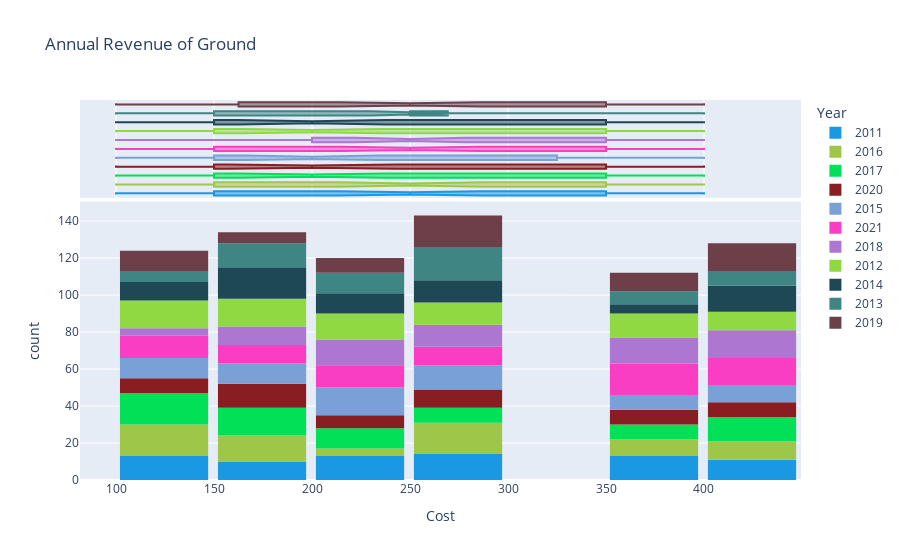

This figure's notebook cell:
### Code cell
col_dis_seq = []
for i in range(0,11):
    col_dis_seq.append(randomColor())
fig = px.histogram(groundOwner1_df, 
                   x='Cost', 
                   marginal='box', 
                   color='Year', 
                   color_discrete_sequence=col_dis_seq, 
                   title='Annual Revenue of Ground')
fig.update_layout(bargap=0.1)
fig.show()

### Figure 1 — Plotly figure (JSON) as saved in the notebook; plotly's stock layout.template omitted (floating-point values rounded to 4 significant figures)
{"data": [{"alignmentgroup": "True", "bingroup": "x", "hovertemplate": "Year=2011<br>Cost=%{x}<br>count=%{y}<extra></extra>", "legendgroup": "2011", "marker": {"color": "#1B98E2", "pattern": {"shape": ""}}, "name": "2011", "offsetgroup": "2011", "orientation": "v", "showlegend": true, "type": "histogram", "x": [150, 350, 350, 250, 250, 100, 250, 200, 200, 350, 400, 200, 200, 400, 250, 250, 150, 200, 100, 100, 350, 350, 250, 250, 350, 400, 200, 150, 400, 350, 100, 250, 150, 350, 100, 400, 350, 400, 100, 100, 200, 400, 100, 250, 150, 350, 200, 250, 150, 400, 250, 400, 350, 100, 200, 250, 150, 150, 350, 200, 350, 400, 200, 200, 100, 150, 150, 100, 250, 100, 200, 400, 100, 250], "xaxis": "x", "yaxis": "y"}, {"alignmentgroup": "True", "hovertemplate": "Year=2011<br>Cost=%{x}<extra></extra>", "legendgroup": "2011", "marker": {"color": "#1B98E2"}, "name": "2011", "notched": true, "offsetgroup": "2011", "showlegend": false, "type": "box", "x": [150, 350, 350, 250, 250, 100, 250, 200, 200, 350, 400, 200, 200, 400, 250, 250, 150, 200, 100, 100, 350, 350, 250, 250, 350, 400, 200, 150, 400, 350, 100, 250, 150, 350, 100, 400, 350, 400, 100, 100, 200, 400, 100, 250, 150, 350, 200, 250, 150, 400, 250, 400, 350, 100, 200, 250, 150, 150, 350, 200, 350, 400, 200, 200, 100, 150, 150, 100, 250, 100, 200, 400, 100, 250], "xaxis": "x2", "yaxis": "y2"}, {"alignmentgroup": "True", "bingroup": "x", "hovertemplate": "Year=2016<br>Cost=%{x}<br>count=%{y}<extra></extra>", "legendgroup": "2016", "marker": {"color": "#9EC74A", "pattern": {"shape": ""}}, "name": "2016", "offsetgroup": "2016", "orientation": "v", "showlegend": true, "type": "histogram", "x": [400, 150, 250, 150, 350, 400, 250, 150, 100, 150, 100, 150, 150, 200, 400, 100, 350, 400, 250, 150, 400, 100, 100, 150, 250, 250, 150, 150, 400, 400, 100, 250, 100, 350, 350, 350, 100, 350, 250, 250, 250, 100, 200, 200, 250, 400, 250, 150, 150, 400, 250, 100, 100, 250, 350, 100, 250, 250, 100, 100, 150, 200, 100, 350, 350, 250, 100, 400, 250, 100, 150], "xaxis": "x", "yaxis": "y"}, {"alignmentgroup": "True", "hovertemplate": "Year=2016<br>Cost=%{x}<extra></extra>", "legendgroup": "2016", "marker": {"color": "#9EC74A"}, "name": "2016", "notched": true, "offsetgroup": "2016", "showlegend": false, "type": "box", "x": [400, 150, 250, 150, 350, 400, 250, 150, 100, 150, 100, 150, 150, 200, 400, 100, 350, 400, 250, 150, 400, 100, 100, 150, 250, 250, 150, 150, 400, 400, 100, 250, 100, 350, 350, 350, 100, 350, 250, 250, 250, 100, 200, 200, 250, 400, 250, 150, 150, 400, 250, 100, 100, 250, 350, 100, 250, 250, 100, 100, 150, 200, 100, 350, 350, 250, 100, 400, 250, 100, 150], "xaxis": "x2", "yaxis": "y2"}, {"alignmentgroup": "True", "bingroup": "x", "hovertemplate": "Year=2017<br>Cost=%{x}<br>count=%{y}<extra></extra>", "legendgroup": "2017", "marker": {"color": "#02E058", "pattern": {"shape": ""}}, "name": "2017", "offsetgroup": "2017", "orientation": "v", "showlegend": true, "type": "histogram", "x": [200, 150, 350, 250, 150, 200, 150, 200, 100, 200, 100, 100, 400, 250, 150, 100, 250, 400, 200, 150, 400, 400, 150, 350, 150, 100, 350, 150, 400, 100, 400, 100, 250, 250, 150, 200, 400, 100, 250, 100, 150, 200, 400, 350, 250, 100, 350, 200, 100, 100, 400, 100, 150, 100, 150, 400, 200, 400, 200, 150, 100, 400, 400, 150, 200, 250, 100, 350, 150, 350, 350, 100], "xaxis": "x", "yaxis": "y"}, {"alignmentgroup": "True", "hovertemplate": "Year=2017<br>Cost=%{x}<extra></extra>", "legendgroup": "2017", "marker": {"color": "#02E058"}, "name": "2017", "notched": true, "offsetgroup": "2017", "showlegend": false, "type": "box", "x": [200, 150, 350, 250, 150, 200, 150, 200, 100, 200, 100, 100, 400, 250, 150, 100, 250, 400, 200, 150, 400, 400, 150, 350, 150, 100, 350, 150, 400, 100, 400, 100, 250, 250, 150, 200, 400, 100, 250, 100, 150, 200, 400, 350, 250, 100, 350, 200, 100, 100, 400, 100, 150, 100, 150, 400, 200, 400, 200, 150, 100, 400, 400, 150, 200, 250, 100, 350, 150, 350, 350, 100], "xaxis": "x2", "yaxis": "y2"}, {"alignmentgroup": "True", "bingroup": "x", "hovertemplate": "Year=2020<br>Cost=%{x}<br>count=%{y}<extra></extra>", "legendgroup": "2020", "marker": {"color": "#881D22", "pattern": {"shape": ""}}, "name": "2020", "offsetgroup": "2020", "orientation": "v", "showlegend": true, "type": "histogram", "x": [150, 400, 150, 350, 350, 350, 100, 100, 250, 350, 100, 400, 150, 400, 250, 200, 100, 400, 250, 250, 150, 250, 150, 150, 400, 150, 400, 100, 350, 400, 200, 200, 100, 400, 200, 350, 200, 150, 150, 350, 250, 350, 150, 200, 250, 150, 150, 100, 250, 250, 150, 100, 250, 200], "xaxis": "x", "yaxis": "y"}, {"alignmentgroup": "True", "hovertemplate": "Year=2020<br>Cost=%{x}<extra></extra>", "legendgroup": "2020", "marker": {"color": "#881D22"}, "name": "2020", "notched": true, "offsetgroup": "2020", "showlegend": false, "type": "box", "x": [150, 400, 150, 350, 350, 350, 100, 100, 250, 350, 100, 400, 150, 400, 250, 200, 100, 400, 250, 250, 150, 250, 150, 150, 400, 150, 400, 100, 350, 400, 200, 200, 100, 400, 200, 350, 200, 150, 150, 350, 250, 350, 150, 200, 250, 150, 150, 100, 250, 250, 150, 100, 250, 200], "xaxis": "x2", "yaxis": "y2"}, {"alignmentgroup": "True", "bingroup": "x", "hovertemplate": "Year=2015<br>Cost=%{x}<br>count=%{y}<extra></extra>", "legendgroup": "2015", "marker": {"color": "#79A1D7", "pattern": {"shape": ""}}, "name": "2015", "offsetgroup": "2015", "orientation": "v", "showlegend": true, "type": "histogram", "x": [400, 200, 100, 400, 200, 400, 200, 400, 350, 150, 250, 250, 350, 400, 150, 400, 150, 350, 100, 400, 150, 250, 250, 250, 200, 350, 350, 200, 350, 200, 250, 150, 100, 200, 100, 400, 350, 100, 200, 200, 150, 250, 250, 250, 100, 100, 200, 250, 200, 150, 150, 150, 200, 200, 100, 100, 250, 250, 400, 200, 250, 200, 100, 350, 150, 150, 100], "xaxis": "x", "yaxis": "y"}, {"alignmentgroup": "True", "hovertemplate": "Year=2015<br>Cost=%{x}<extra></extra>", "legendgroup": "2015", "marker": {"color": "#79A1D7"}, "name": "2015", "notched": true, "offsetgroup": "2015", "showlegend": false, "type": "box", "x": [400, 200, 100, 400, 200, 400, 200, 400, 350, 150, 250, 250, 350, 400, 150, 400, 150, 350, 100, 400, 150, 250, 250, 250, 200, 350, 350, 200, 350, 200, 250, 150, 100, 200, 100, 400, 350, 100, 200, 200, 150, 250, 250, 250, 100, 100, 200, 250, 200, 150, 150, 150, 200, 200, 100, 100, 250, 250, 400, 200, 250, 200, 100, 350, 150, 150, 100], "xaxis": "x2", "yaxis": "y2"}, {"alignmentgroup": "True", "bingroup": "x", "hovertemplate": "Year=2021<br>Cost=%{x}<br>count=%{y}<extra></extra>", "legendgroup": "2021", "marker": {"color": "#F93EC3", "pattern": {"shape": ""}}, "name": "2021", "offsetgroup": "2021", "orientation": "v", "showlegend": true, "type": "histogram", "x": [100, 100, 100, 100, 250, 350, 400, 350, 350, 150, 250, 400, 350, 100, 150, 350, 200, 250, 400, 350, 400, 350, 150, 100, 400, 400, 200, 200, 400, 350, 400, 100, 400, 350, 350, 150, 250, 150, 100, 250, 200, 250, 200, 350, 150, 200, 250, 200, 400, 250, 350, 100, 400, 150, 100, 150, 400, 150, 400, 400, 350, 200, 250, 350, 400, 100, 250, 200, 100, 200, 350, 350, 200, 150, 200, 350], "xaxis": "x", "yaxis": "y"}, {"alignmentgroup": "True", "hovertemplate": "Year=2021<br>Cost=%{x}<extra></extra>", "legendgroup": "2021", "marker": {"color": "#F93EC3"}, "name": "2021", "notched": true, "offsetgroup": "2021", "showlegend": false, "type": "box", "x": [100, 100, 100, 100, 250, 350, 400, 350, 350, 150, 250, 400, 350, 100, 150, 350, 200, 250, 400, 350, 400, 350, 150, 100, 400, 400, 200, 200, 400, 350, 400, 100, 400, 350, 350, 150, 250, 150, 100, 250, 200, 250, 200, 350, 150, 200, 250, 200, 400, 250, 350, 100, 400, 150, 100, 150, 400, 150, 400, 400, 350, 200, 250, 350, 400, 100, 250, 200, 100, 200, 350, 350, 200, 150, 200, 350], "xaxis": "x2", "yaxis": "y2"}, {"alignmentgroup": "True", "bingroup": "x", "hovertemplate": "Year=2018<br>Cost=%{x}<br>count=%{y}<extra></extra>", "legendgroup": "2018", "marker": {"color": "#AD76D1", "pattern": {"shape": ""}}, "name": "2018", "offsetgroup": "2018", "orientation": "v", "showlegend": true, "type": "histogram", "x": [200, 200, 100, 400, 250, 200, 250, 200, 150, 350, 350, 400, 200, 150, 350, 250, 150, 250, 350, 350, 400, 400, 350, 100, 200, 400, 250, 400, 400, 350, 400, 400, 400, 150, 150, 200, 200, 350, 150, 150, 200, 250, 150, 350, 400, 350, 100, 250, 350, 150, 400, 250, 400, 350, 400, 150, 400, 250, 250, 250, 200, 100, 200, 200, 250, 200, 200, 350, 350], "xaxis": "x", "yaxis": "y"}, {"alignmentgroup": "True", "hovertemplate": "Year=2018<br>Cost=%{x}<extra></extra>", "legendgroup": "2018", "marker": {"color": "#AD76D1"}, "name": "2018", "notched": true, "offsetgroup": "2018", "showlegend": false, "type": "box", "x": [200, 200, 100, 400, 250, 200, 250, 200, 150, 350, 350, 400, 200, 150, 350, 250, 150, 250, 350, 350, 400, 400, 350, 100, 200, 400, 250, 400, 400, 350, 400, 400, 400, 150, 150, 200, 200, 350, 150, 150, 200, 250, 150, 350, 400, 350, 100, 250, 350, 150, 400, 250, 400, 350, 400, 150, 400, 250, 250, 250, 200, 100, 200, 200, 250, 200, 200, 350, 350], "xaxis": "x2", "yaxis": "y2"}, {"alignmentgroup": "True", "bingroup": "x", "hovertemplate": "Year=2012<br>Cost=%{x}<br>count=%{y}<extra></extra>", "legendgroup": "2012", "marker": {"color": "#90D943", "pattern": {"shape": ""}}, "name": "2012", "offsetgroup": "2012", "orientation": "v", "showlegend": true, "type": "histogram", "x": [250, 100, 200, 200, 250, 400, 250, 400, 150, 150, 200, 250, 400, 100, 400, 150, 200, 350, 200, 400, 150, 350, 350, 200, 350, 200, 350, 100, 200, 250, 150, 200, 200, 150, 150, 400, 350, 150, 200, 350, 350, 200, 250, 100, 100, 250, 350, 350, 400, 250, 250, 250, 100, 150, 100, 150, 150, 100, 150, 350, 350, 200, 150, 100, 100, 100, 350, 150, 150, 250, 100, 200, 100, 100, 250, 400, 400, 100, 400], "xaxis": "x", "yaxis": "y"}, {"alignmentgroup": "True", "hovertemplate": "Year=2012<br>Cost=%{x}<extra></extra>", "legendgroup": "2012", "marker": {"color": "#90D943"}, "name": "2012", "notched": true, "offsetgroup": "2012", "showlegend": false, "type": "box", "x": [250, 100, 200, 200, 250, 400, 250, 400, 150, 150, 200, 250, 400, 100, 400, 150, 200, 350, 200, 400, 150, 350, 350, 200, 350, 200, 350, 100, 200, 250, 150, 200, 200, 150, 150, 400, 350, 150, 200, 350, 350, 200, 250, 100, 100, 250, 350, 350, 400, 250, 250, 250, 100, 150, 100, 150, 150, 100, 150, 350, 350, 200, 150, 100, 100, 100, 350, 150, 150, 250, 100, 200, 100, 100, 250, 400, 400, 100, 400], "xaxis": "x2", "yaxis": "y2"}, {"alignmentgroup": "True", "bingroup": "x", "hovertemplate": "Year=2014<br>Cost=%{x}<br>count=%{y}<extra></extra>", "legendgroup": "2014", "marker": {"color": "#1F4855", "pattern": {"shape": ""}}, "name": "2014", "offsetgroup": "2014", "orientation": "v", "showlegend": true, "type": "histogram", "x": [400, 100, 200, 350, 400, 200, 350, 150, 150, 100, 150, 350, 400, 150, 250, 150, 400, 200, 200, 400, 150, 150, 200, 150, 100, 350, 400, 350, 200, 150, 150, 250, 150, 100, 200, 250, 200, 100, 250, 150, 150, 400, 150, 250, 250, 100, 250, 250, 400, 200, 100, 400, 100, 400, 250, 400, 400, 200, 100, 400, 250, 150, 150, 100, 400, 150, 250, 200, 250], "xaxis": "x", "yaxis": "y"}, {"alignmentgroup": "True", "hovertemplate": "Year=2014<br>Cost=%{x}<extra></extra>", "legendgroup": "2014", "marker": {"color": "#1F4855"}, "name": "2014", "notched": true, "offsetgroup": "2014", "showlegend": false, "type": "box", "x": [400, 100, 200, 350, 400, 200, 350, 150, 150, 100, 150, 350, 400, 150, 250, 150, 400, 200, 200, 400, 150, 150, 200, 150, 100, 350, 400, 350, 200, 150, 150, 250, 150, 100, 200, 250, 200, 100, 250, 150, 150, 400, 150, 250, 250, 100, 250, 250, 400, 200, 100, 400, 100, 400, 250, 400, 400, 200, 100, 400, 250, 150, 150, 100, 400, 150, 250, 200, 250], "xaxis": "x2", "yaxis": "y2"}, {"alignmentgroup": "True", "bingroup": "x", "hovertemplate": "Year=2013<br>Cost=%{x}<br>count=%{y}<extra></extra>", "legendgroup": "2013", "marker": {"color": "#3E8583", "pattern": {"shape": ""}}, "name": "2013", "offsetgroup": "2013", "orientation": "v", "showlegend": true, "type": "histogram", "x": [350, 150, 350, 100, 200, 400, 250, 250, 200, 150, 250, 150, 100, 250, 200, 250, 200, 250, 250, 250, 150, 350, 400, 250, 400, 250, 150, 350, 150, 250, 400, 100, 100, 250, 250, 350, 250, 200, 350, 150, 150, 400, 200, 400, 250, 150, 150, 150, 350, 400, 150, 250, 200, 150, 200, 100, 200, 250, 200, 400, 200, 100, 250], "xaxis": "x", "yaxis": "y"}, {"alignmentgroup": "True", "hovertemplate": "Year=2013<br>Cost=%{x}<extra></extra>", "legendgroup": "2013", "marker": {"color": "#3E8583"}, "name": "2013", "notched": true, "offsetgroup": "2013", "showlegend": false, "type": "box", "x": [350, 150, 350, 100, 200, 400, 250, 250, 200, 150, 250, 150, 100, 250, 200, 250, 200, 250, 250, 250, 150, 350, 400, 250, 400, 250, 150, 350, 150, 250, 400, 100, 100, 250, 250, 350, 250, 200, 350, 150, 150, 400, 200, 400, 250, 150, 150, 150, 350, 400, 150, 250, 200, 150, 200, 100, 200, 250, 200, 400, 200, 100, 250], "xaxis": "x2", "yaxis": "y2"}, {"alignmentgroup": "True", "bingroup": "x", "hovertemplate": "Year=2019<br>Cost=%{x}<br>count=%{y}<extra></extra>", "legendgroup": "2019", "marker": {"color": "#6C3F49", "pattern": {"shape": ""}}, "name": "2019", "offsetgroup": "2019", "orientation": "v", "showlegend": true, "type": "histogram", "x": [350, 400, 250, 100, 250, 100, 250, 250, 350, 350, 350, 250, 250, 400, 400, 200, 400, 100, 150, 400, 150, 250, 250, 400, 400, 400, 250, 200, 350, 200, 250, 100, 400, 400, 200, 150, 100, 200, 400, 100, 400, 200, 400, 150, 100, 350, 150, 250, 250, 250, 350, 100, 250, 400, 250, 350, 200, 250, 100, 350, 400, 250, 100, 200, 150, 100, 350], "xaxis": "x", "yaxis": "y"}, {"alignmentgroup": "True", "hovertemplate": "Year=2019<br>Cost=%{x}<extra></extra>", "legendgroup": "2019", "marker": {"color": "#6C3F49"}, "name": "2019", "notched": true, "offsetgroup": "2019", "showlegend": false, "type": "box", "x": [350, 400, 250, 100, 250, 100, 250, 250, 350, 350, 350, 250, 250, 400, 400, 200, 400, 100, 150, 400, 150, 250, 250, 400, 400, 400, 250, 200, 350, 200, 250, 100, 400, 400, 200, 150, 100, 200, 400, 100, 400, 200, 400, 150, 100, 350, 150, 250, 250, 250, 350, 100, 250, 400, 250, 350, 200, 250, 100, 350, 400, 250, 100, 200, 150, 100, 350], "xaxis": "x2", "yaxis": "y2"}], "layout": {"bargap": 0.1, "barmode": "relative", "legend": {"title": {"text": "Year"}, "tracegroupgap": 0}, "title": {"text": "Annual Revenue of Ground"}, "xaxis": {"anchor": "y", "domain": [0, 1], "title": {"text": "Cost"}}, "xaxis2": {"anchor": "y2", "domain": [0, 1], "matches": "x", "showgrid": true, "showticklabels": false}, "yaxis": {"anchor": "x", "domain": [0, 0.7326], "title": {"text": "count"}}, "yaxis2": {"anchor": "x2", "domain": [0.7426, 1], "matches": "y2", "showgrid": false, "showline": false, "showticklabels": false, "ticks": ""}}}
